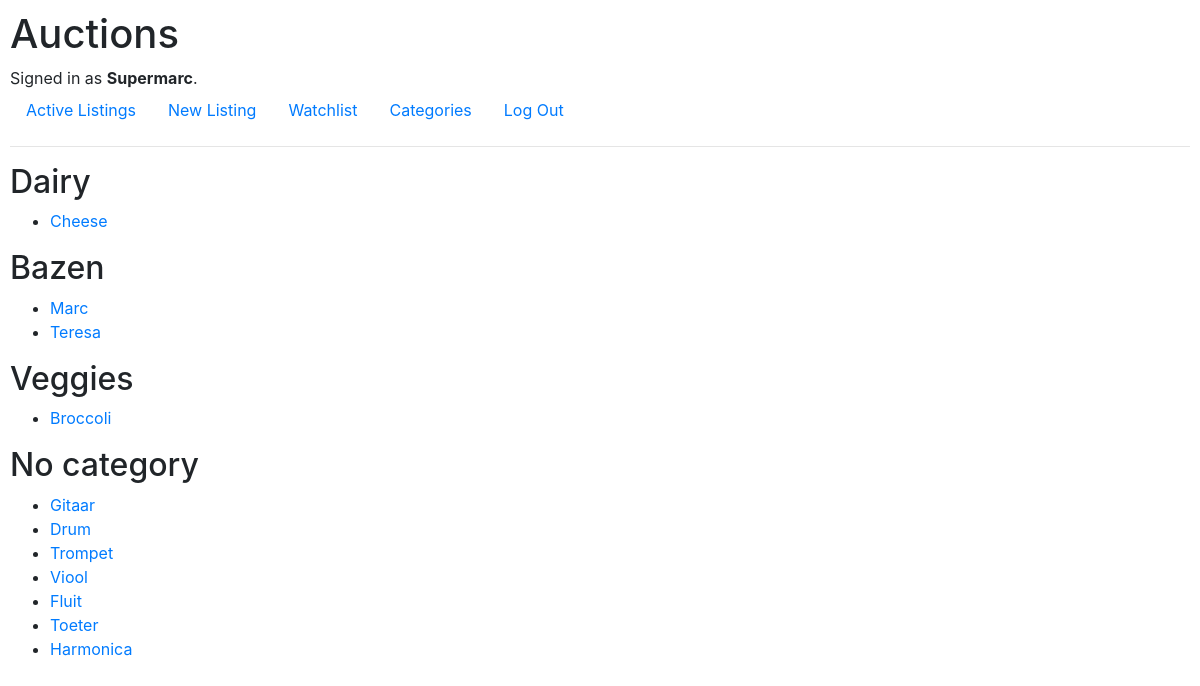
Page /categories (signed in) on the committed database.
### auctions/models.py (models this page shows)
class User(AbstractUser):
    id = models.IntegerField(primary_key=True)

class Listing(models.Model):
    id = models.IntegerField(primary_key=True)
    name = models.CharField(max_length=64)
    user = models.ForeignKey(User, on_delete=models.CASCADE, related_name="listings", default=1)
    description = models.CharField(max_length=256)
    starting_bid = models.IntegerField()
    image_url = models.CharField(blank=True, max_length=256)
    category = models.CharField(max_length=64, blank=True)
    active = models.BooleanField(default=True)
    watched_by = models.ManyToManyField('User', related_name='watchlist')
    def __str__(self):
        return f"{self.id}: {self.name}"

### auctions/views.py (the view)
# urls.py: path("categories", views.categories, name="categories"),
def categories(request):
    listings = Listing.objects.all()
    category_set = {"No category": []}
    for listing in listings:
        if listing.category == "":
            category_set["No category"].append(listing)
        else:
            try:
                category_set[listing.category].append(listing)
            except KeyError:
                category_set[listing.category] = [listing]
    print(category_set)
    return render(request, "auctions/categories.html", {'categories': category_set})

### auctions/templates/auctions/categories.html
{% extends "auctions/layout.html" %}
{% block body %}
    {% for name, listing_list in categories.items reversed %}
        <h2>{{ name }}</h2>
        <ul>
        {% for listing in listing_list %}
            <li><a href="{% url 'listing' listing.id %}">{{ listing.name }}</a></li>
        {% endfor %}
        </ul>
    {% endfor %}
{% endblock %}

### auctions/templates/auctions/layout.html (shortened to what this page needs)
{% load static %}
<!DOCTYPE html>
<html lang="en">
    <head>
        <link rel="stylesheet" href="https://stackpath.bootstrapcdn.com/bootstrap/4.4.1/css/bootstrap.min.css">
        <link href="{% static 'auctions/styles.css' %}" rel="stylesheet">
    </head>
    <body>
        <h1>Auctions</h1>
        <div>
            {% if user.is_authenticated %}
                Signed in as <strong>{{ user.username }}</strong>.
            {% else %}
                Not signed in.
            {% endif %}
        </div>
        <ul class="nav">
            <li class="nav-item">
                <a class="nav-link" href="{% url 'index' %}">Active Listings</a>
            </li>
            {% if user.is_authenticated %}
                <li class="nav-item">
                    <a class="nav-link" href="{% url 'add_listing' %}">New Listing</a>
                </li>
                <li class="nav-item">
                    <a class="nav-link" href="{% url 'watchlist' %}">Watchlist</a>
                </li>
                <li class="nav-item">
                    <a class="nav-link" href="{% url 'categories' %}">Categories</a>
                </li>
                <li class="nav-item">
                    <a class="nav-link" href="{% url 'logout' %}">Log Out</a>
                </li>
            {% endif %}
        </ul>
        <hr>
        {% block body %}
        {% endblock %}
    </body>
</html>

### auctions/static/auctions/styles.css (style rules this page uses)
body { padding: 10px; }

### rows in the picture
User: username "Supermarc"
Listing: category "Dairy", name "Cheese"
Listing: category "Bazen", name "Marc"
Listing: name "Teresa"
Listing: category "Veggies", name "Broccoli"
Listing: name "No category", name "Gitaar"
Listing: name "Drum"
Listing: name "Trompet"
Listing: name "Viool"
Listing: name "Fluit"
Listing: name "Toeter"
Listing: name "Harmonica"
